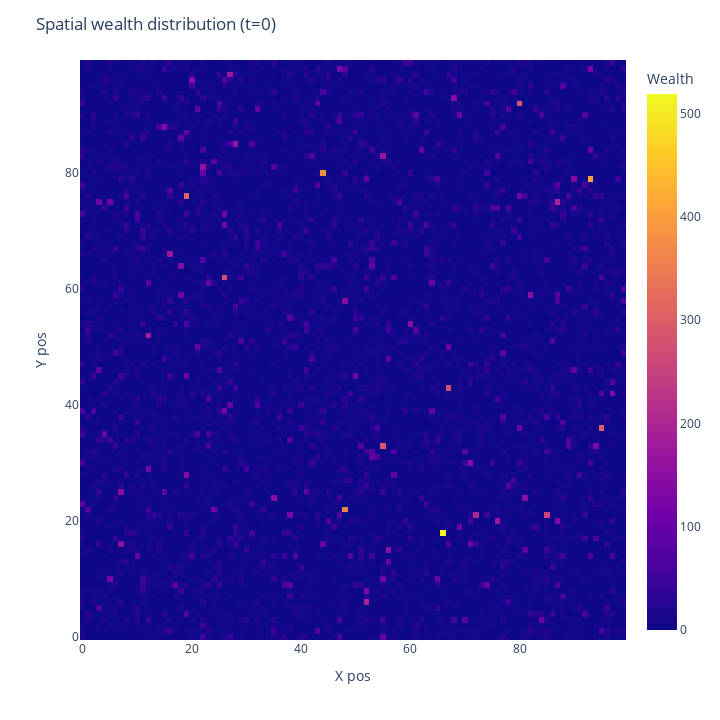
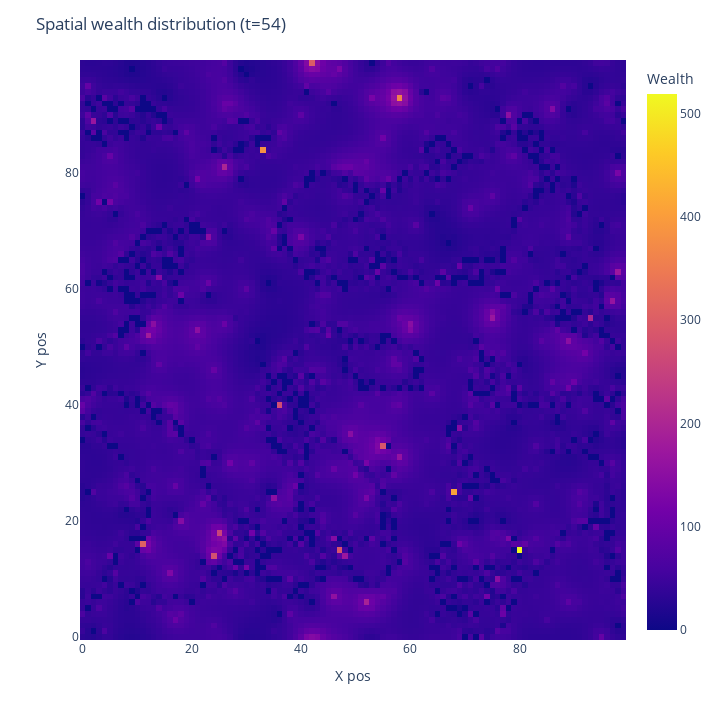

Notebook source saved alongside these figures, in order:
### Code cell
# Define model parameters
size = 100
density = 0.95
fixed_areas_pc = 0.0
population_sizes = [0.6, 0.2, 0.2] # Add extra weights for more agent types (up to 10)
homophily = 5
cluster_threshold = 4
alpha=0.99
stopping_threshold=5
server=False

# Create the model
model = Schelling(size, density, fixed_areas_pc, population_sizes, homophily, cluster_threshold, alpha, stopping_threshold, server)

# Plot starting type/wealth distribution
plot2D_modelTypes(model)
plot2D_modelWealth(model)

# Run the model
steps = 200
for i in range(steps):
    model.step()

# Plot ending type/wealth distribution
plot2D_modelTypes(model)
plot2D_modelWealth(model)

### Figure 1 — Plotly figure (JSON) as saved in the notebook; plotly's stock layout.template omitted (floating-point values rounded to 4 significant figures; data arrays with more than 128 entries replaced by an {"elided": "..."} marker saying what was removed)
{"data": [{"coloraxis": "coloraxis", "histfunc": "sum", "hovertemplate": "x_pos=%{x}<br>y_pos=%{y}<br>sum of wealth=%{z}<extra></extra>", "name": "", "nbinsx": 100, "nbinsy": 100, "type": "histogram2d", "x": {"elided": "9493 int values"}, "xaxis": "x", "xbingroup": "x", "y": {"elided": "9493 int values"}, "yaxis": "y", "ybingroup": "y", "z": {"elided": "9493 float values"}}], "layout": {"coloraxis": {"colorbar": {"title": {"text": "Wealth"}}, "colorscale": [[0, "#0d0887"], [0.1111, "#46039f"], [0.2222, "#7201a8"], [0.3333, "#9c179e"], [0.4444, "#bd3786"], [0.5556, "#d8576b"], [0.6667, "#ed7953"], [0.7778, "#fb9f3a"], [0.8889, "#fdca26"], [1, "#f0f921"]]}, "height": 720, "legend": {"tracegroupgap": 0}, "margin": {"t": 60}, "title": {"text": "Spatial wealth distribution (t=0)"}, "width": 720, "xaxis": {"anchor": "y", "domain": [0, 1], "title": {"text": "X pos"}}, "yaxis": {"anchor": "x", "domain": [0, 1], "title": {"text": "Y pos"}}}}

### Figure 2 — Plotly figure (JSON) as saved in the notebook; plotly's stock layout.template omitted (floating-point values rounded to 4 significant figures; data arrays with more than 128 entries replaced by an {"elided": "..."} marker saying what was removed)
{"data": [{"coloraxis": "coloraxis", "histfunc": "sum", "hovertemplate": "x_pos=%{x}<br>y_pos=%{y}<br>sum of wealth=%{z}<extra></extra>", "name": "", "nbinsx": 100, "nbinsy": 100, "type": "histogram2d", "x": {"elided": "9493 int values"}, "xaxis": "x", "xbingroup": "x", "y": {"elided": "9493 int values"}, "yaxis": "y", "ybingroup": "y", "z": {"elided": "9493 float values"}}], "layout": {"coloraxis": {"colorbar": {"title": {"text": "Wealth"}}, "colorscale": [[0, "#0d0887"], [0.1111, "#46039f"], [0.2222, "#7201a8"], [0.3333, "#9c179e"], [0.4444, "#bd3786"], [0.5556, "#d8576b"], [0.6667, "#ed7953"], [0.7778, "#fb9f3a"], [0.8889, "#fdca26"], [1, "#f0f921"]]}, "height": 720, "legend": {"tracegroupgap": 0}, "margin": {"t": 60}, "title": {"text": "Spatial wealth distribution (t=54)"}, "width": 720, "xaxis": {"anchor": "y", "domain": [0, 1], "title": {"text": "X pos"}}, "yaxis": {"anchor": "x", "domain": [0, 1], "title": {"text": "Y pos"}}}}
